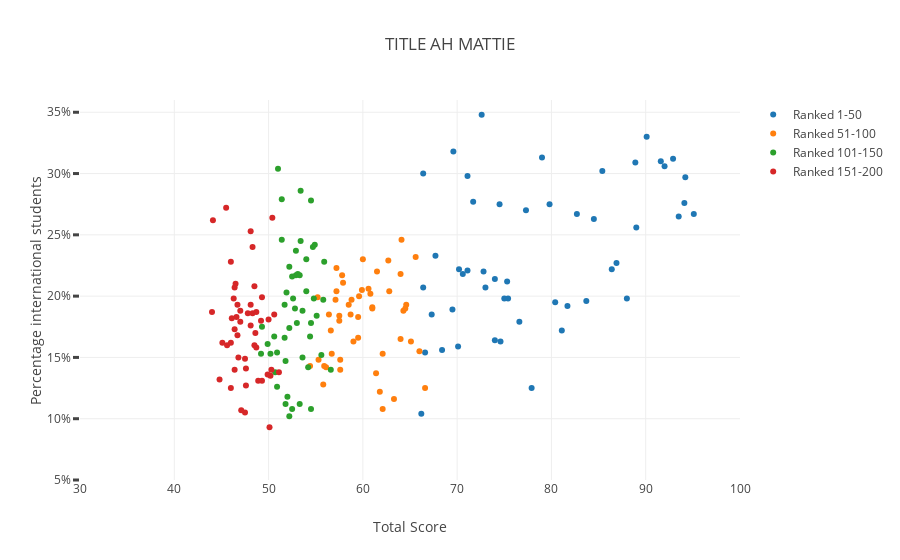

Source (notebook cell):
### Code cell
trace1 = go.Scatter(
    x = total_score[:50],
    y = int_students[:50],
    mode = 'markers',
    name = 'Ranked 1-50'
)
trace2 = go.Scatter(
    x = total_score[51:100],
    y = int_students[51:100],
    mode = 'markers',
    name = 'Ranked 51-100'
)
trace3 = go.Scatter(
    x = total_score[101:150],
    y = int_students[101:150],
    mode = 'markers',
    name = 'Ranked 101-150'
)
trace4 = go.Scatter(
    x = total_score[151:200],
    y = int_students[151:200],
    mode = 'markers',
    name = 'Ranked 151-200'
)

layout = go.Layout(
    title = 'TITLE AH MATTIE',
    yaxis = go.layout.YAxis(
        tick0 = 5,
        dtick = 5,
        ticksuffix = "%",
        ticklen= 6,
        tickwidth= 3,
        range = [5,36],
        title = 'Percentage international students'
    ),
    xaxis = go.layout.XAxis(
        title = 'Total Score',
        range = [30, 100]
    ),
)

data = [trace1, trace2, trace3, trace4]
fig = go.Figure(data=data, layout=layout)


# Plot and embed in ipython notebook!
iplot(fig, filename='basic-scatter')

### Figure 1 — Plotly figure (JSON) as saved in the notebook; plotly's stock layout.template omitted (floating-point values rounded to 4 significant figures)
{"data": [{"mode": "markers", "name": "Ranked 1-50", "type": "scatter", "uid": "cd9371e3-df1b-4472-a3b0-f9f25200fc9c", "x": [95.1, 94.1, 94.2, 93.5, 92.9, 92, 91.6, 90.1, 88.9, 89, 88, 86.9, 86.4, 85.4, 84.5, 83.7, 82.7, 81.7, 81.1, 80.4, 79.8, 79, 77.9, 77.3, 76.6, 75.3, 75.4, 75, 74, 74.6, 74.5, 74, 72.8, 72.6, 73, 71.1, 71.7, 71.1, 70.2, 69.6, 70.6, 70.1, 67.7, 69.5, 66.4, 67.3, 68.4, 66.4, 66.6, 66.2], "y": [26.7, 27.6, 29.7, 26.5, 31.2, 30.6, 31, 33, 30.9, 25.6, 19.8, 22.7, 22.2, 30.2, 26.3, 19.6, 26.7, 19.2, 17.2, 19.5, 27.5, 31.3, 12.5, 27, 17.9, 21.2, 19.8, 19.8, 16.4, 16.3, 27.5, 21.4, 22, 34.8, 20.7, 29.8, 27.7, 22.1, 22.2, 31.8, 21.8, 15.9, 23.3, 18.9, 20.7, 18.5, 15.6, 30, 15.4, 10.4]}, {"mode": "markers", "name": "Ranked 51-100", "type": "scatter", "uid": "29a3a98c-3f23-4ed4-a490-50982b5b74ac", "x": [65.1, 66.6, 66, 64.6, 65.6, 64, 64.3, 64, 64.5, 62.8, 64.1, 62.1, 63.3, 62.7, 61.4, 62.1, 61.8, 61.5, 61, 60.8, 61, 60, 59.6, 59.5, 60.6, 58.5, 59.5, 59, 57.9, 58.7, 59.9, 57.5, 58.8, 57.8, 57.2, 57.5, 57.2, 57.6, 57.6, 56.1, 55.9, 56.6, 56.7, 56.4, 55.3, 55.8, 55.2, 57.1, 54.4], "y": [16.3, 12.5, 15.5, 19.3, 23.2, 21.8, 18.8, 16.5, 19, 20.4, 24.6, 15.3, 11.6, 22.9, 13.7, 10.8, 12.2, 22, 19.1, 20.2, 19, 23, 20, 18.3, 20.6, 19.3, 16.6, 16.3, 21.1, 18.5, 20.5, 18.4, 19.7, 21.7, 22.3, 18, 20.4, 14, 14.8, 14.2, 14.3, 17.2, 15.3, 18.5, 14.8, 12.8, 19.9, 19.7, 14.3]}, {"mode": "markers", "name": "Ranked 101-150", "type": "scatter", "uid": "ae385645-719c-4a82-8fa8-38fc71b26140", "x": [54.7, 53.6, 55.8, 56.6, 55.6, 54.5, 54.8, 54.4, 55.9, 53.4, 53.6, 55.1, 52.9, 54, 54.2, 52.9, 54.9, 54, 54.5, 52.2, 54.5, 53.3, 53.3, 52.5, 51.7, 52.8, 53, 52.5, 53.1, 51.4, 51.8, 53.4, 52.2, 50.9, 52, 52.6, 51.7, 50.6, 51.9, 50.2, 52.2, 50.7, 50.9, 51, 49.3, 51.8, 49.9, 51.4, 49.2], "y": [24, 18.8, 19.7, 14, 15.2, 27.8, 19.8, 16.7, 22.8, 28.6, 15, 18.4, 23.7, 23, 14.2, 21.7, 24.2, 20.4, 17.8, 22.4, 10.8, 11.2, 21.7, 10.8, 16.6, 19, 17.8, 21.6, 21.8, 24.6, 14.7, 24.5, 10.2, 15.4, 11.8, 19.8, 19.3, 16.7, 20.3, 15.3, 17.4, 13.8, 12.6, 30.4, 17.5, 11.2, 16.1, 27.9, 15.3]}, {"mode": "markers", "name": "Ranked 151-200", "type": "scatter", "uid": "5d87bab3-ef59-48fb-9d1b-8a26ac684d8b", "x": [50.4, 50.6, 49.3, 50.2, 49.9, 48.3, 51.1, 47.6, 49.2, 49.3, 48.7, 50.1, 48.3, 48.9, 47.5, 50, 48.1, 46.4, 47.8, 48.7, 48.1, 46.4, 48.5, 48.6, 48.1, 46.8, 47, 50.3, 47.6, 45.1, 48.5, 47.1, 46.7, 47, 46, 46, 46.7, 45.6, 47.5, 44.8, 46.4, 46.6, 44, 46.1, 46.3, 44.1, 46.5, 46, 45.5], "y": [26.4, 18.5, 13.1, 13.5, 13.6, 24, 13.8, 12.7, 18, 19.9, 15.8, 9.3, 18.6, 13.1, 10.5, 18.1, 17.6, 20.7, 18.6, 18.7, 19.3, 17.3, 20.8, 17, 25.3, 15, 17.9, 14, 14.1, 16.2, 16, 10.7, 16.8, 18.8, 12.5, 22.8, 19.3, 16, 14.9, 13.2, 14, 18.3, 18.7, 18.2, 19.8, 26.2, 21, 16.2, 27.2]}], "layout": {"title": {"text": "TITLE AH MATTIE"}, "xaxis": {"range": [30, 100], "title": {"text": "Total Score"}}, "yaxis": {"dtick": 5, "range": [5, 36], "tick0": 5, "ticklen": 6, "ticksuffix": "%", "tickwidth": 3, "title": {"text": "Percentage international students"}}}}
